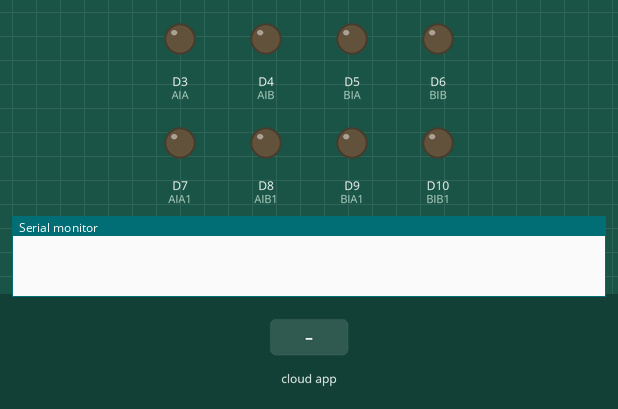
Simulated run of this sketch. Board: Arduino MKR. On the bench: output pins drawn as LEDs (lit = HIGH), the last lines printed to the serial monitor. The inputs (shaded band) are chosen by the test bench. WiFi joins after 1.5 s; servers stay silent unless stated.

Above: at 4.2 s.
4.3 s: the phone or cloud app sets forward to 1
At 4.9 s:
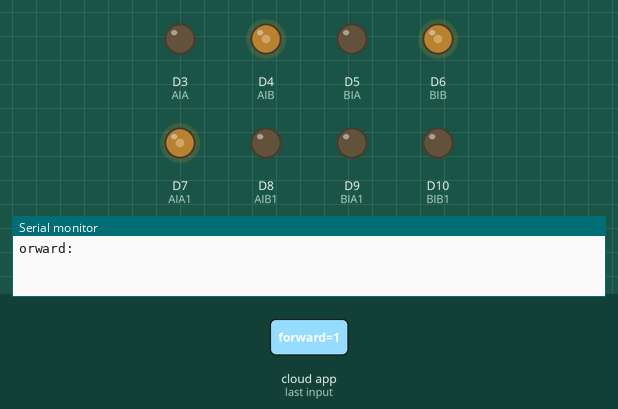
5.8 s: the phone or cloud app sets speed to 25
At 7.0 s:
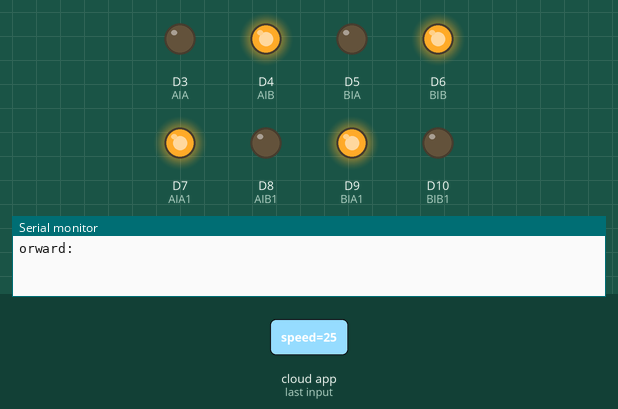
7.3 s: the phone or cloud app sets forward to 0
At 8.3 s:
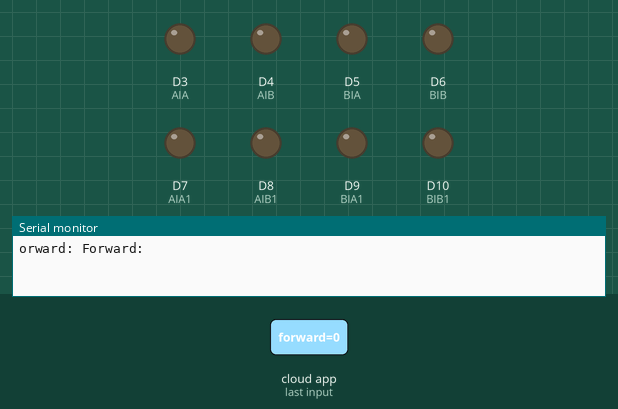
8.8 s: the phone or cloud app sets backward to 1
At 9.5 s:
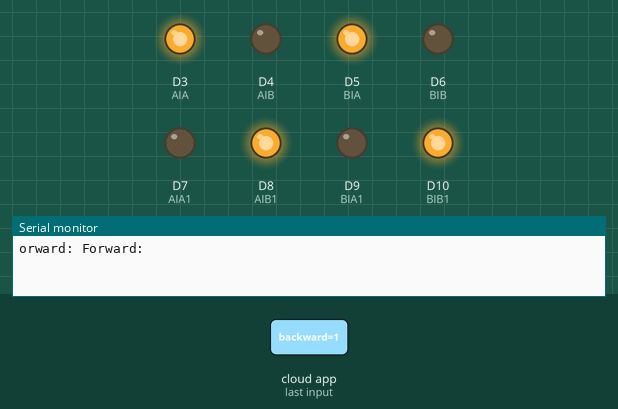
10.3 s: the phone or cloud app sets speed to 0
At 10.6 s:
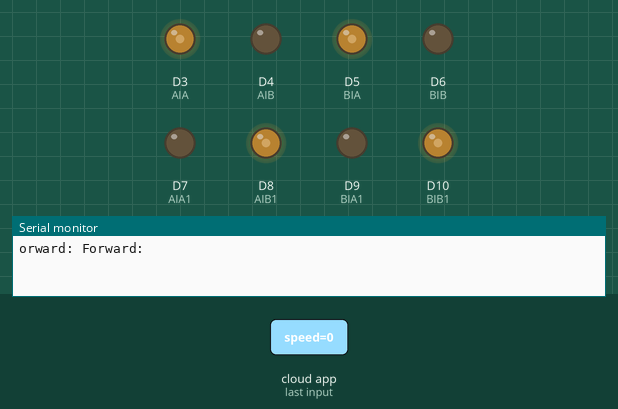
11.8 s: the phone or cloud app sets speed to 50
At 13.0 s:
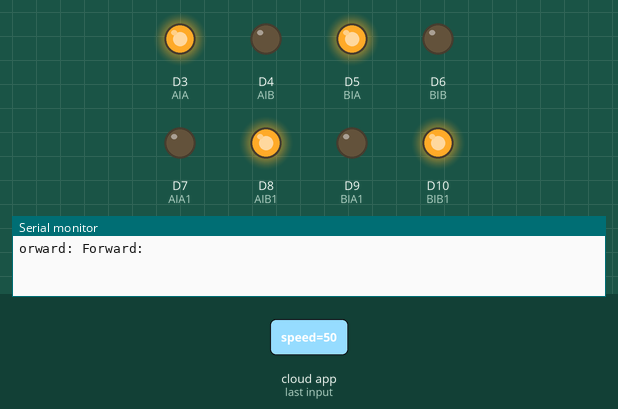
Timing chart, 0 to 14.3 s (numbered marks = the images above; inputs shaded):
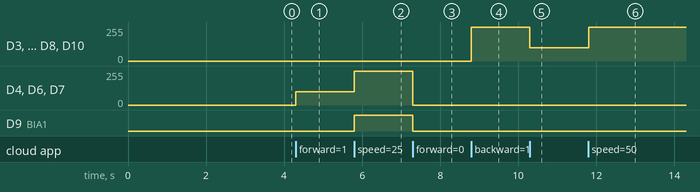

Measured:
- after the input at 4.3 s, D4 (AIB), D6 (BIB), D7 (AIA1): 0/255 → 100/255 at once
- after the input at 5.8 s, D4 (AIB), D6 (BIB), D7 (AIA1): 100/255 → 255/255 at once; D9 (BIA1): LOW → HIGH at once
- after the input at 7.3 s, D4 (AIB), D6 (BIB), D7 (AIA1): 255/255 → 0/255 at once; D9 (BIA1): HIGH → LOW at once
- after the input at 8.8 s, D3 (AIA), D5 (BIA), D8 (AIB1), D10 (BIB1): 0/255 → 255/255 at once
- after the input at 10.3 s, D3 (AIA), D5 (BIA), D8 (AIB1), D10 (BIB1): 255/255 → 100/255 at once
- after the input at 11.8 s, D3 (AIA), D5 (BIA), D8 (AIB1), D10 (BIB1): 100/255 → 255/255 at once

The sketch:

RC_car.ino
```cpp
#include "arduino_secrets.h"
/*
  Sketch generated by the Arduino IoT Cloud Thing "Untitled"
  https://create.arduino.cc/cloud/things/5b495e01-54aa-4565-aee7-4d26aba66950

  Arduino IoT Cloud Variables description

  The following variables are automatically generated and updated when changes are made to the Thing

  int speed;
  bool backward;
  bool forward;
  bool left;
  bool right;

  Variables which are marked as READ/WRITE in the Cloud Thing will also have functions
  which are called when their values are changed from the Dashboard.
  These functions are generated with the Thing and added at the end of this sketch.
*/


const int AIA = 3;
const int AIB = 4;
const int BIA = 5;
const int BIB = 6;
const int AIA1 = 7;
const int AIB1 = 8;
const int BIA1 = 9;
const int BIB1 = 10;


#include "thingProperties.h"

void setup() {
  // Initialize serial and wait for port to open:
  Serial.begin(9600);
  // This delay gives the chance to wait for a Serial Monitor without blocking if none is found
  delay(1500);

  // Defined in thingProperties.h
  initProperties();

  // Connect to Arduino IoT Cloud
  ArduinoCloud.begin(ArduinoIoTPreferredConnection);

  /*
     The following function allows you to obtain more information
     related to the state of network and IoT Cloud connection and errors
     the higher number the more granular information you’ll get.
     The default is 0 (only errors).
     Maximum is 4
 */
  setDebugMessageLevel(2);
  ArduinoCloud.printDebugInfo();


  pinMode(AIA, OUTPUT);
  pinMode(AIB, OUTPUT);
  pinMode(BIA, OUTPUT);
  pinMode(BIB, OUTPUT);
  pinMode(AIA1, OUTPUT);
  pinMode(AIB1, OUTPUT);
  pinMode(BIA1, OUTPUT);
  pinMode(BIB1, OUTPUT);

}

void bwd(int speed1){
  analogWrite(AIA, speed1);
  analogWrite(AIB, 0);
  analogWrite(BIA, speed1);
  analogWrite(BIB, 0);
  analogWrite(AIA1, 0);
  analogWrite(AIB1, speed1);
  analogWrite(BIA1, 0);
  analogWrite(BIB1, speed1);
}

void fwd(int speed1){
  analogWrite(AIA, 0);
  analogWrite(AIB, speed1);
  analogWrite(BIA, 0);
  analogWrite(BIB, speed1);
  analogWrite(AIA1, speed1);
  analogWrite(AIB1, 0);
  analogWrite(BIA1, speed1);
  analogWrite(BIB1, 0);
}

void rt(int speed1){
  analogWrite(AIA, 0);
  analogWrite(AIB, speed1);
  analogWrite(BIA, 0);
  analogWrite(BIB, speed1);
  analogWrite(AIA1, 0);
  analogWrite(AIB1, speed1);
  analogWrite(BIA1, 0);
  analogWrite(BIB1, speed1);
}

void lt(int speed1){
  analogWrite(AIA, speed1);
  analogWrite(AIB, 0);
  analogWrite(BIA, speed1);
  analogWrite(BIB, 0);
  analogWrite(AIA1, speed1);
  analogWrite(AIB1, 0);
  analogWrite(BIA1, speed1);
  analogWrite(BIB1, 0);
}
void stp(){
  analogWrite(AIA, 0);
  analogWrite(AIB, 0);
  analogWrite(BIA, 0);
  analogWrite(BIB, 0);
  analogWrite(AIA1, 0);
  analogWrite(AIB1, 0);
  analogWrite(BIA1, 0);
  analogWrite(BIB1, 0);
}

void loop() {
  ArduinoCloud.update();
  // Your code here
  int speed1 = map(speed, 0,10, 100,255);
  if(forward){
    fwd(speed1);
  }
  else if(backward){
    bwd(speed1);
  }
  else if(left){
    lt(speed1);
  }
  else if(right){
    rt(speed1);
  }
  else
  {
    stp();
  }


}

/*
  Since Forward is READ_WRITE variable, onForwardChange() is
  executed every time a new value is received from IoT Cloud.
*/
void onForwardChange()  {
  // Add your code here to act upon Forward change
  Serial.write("Forward: " + forward);
}

/*
  Since Backward is READ_WRITE variable, onBackwardChange() is
  executed every time a new value is received from IoT Cloud.
*/
void onBackwardChange()  {
  // Add your code here to act upon Backward change
}

/*
  Since Left is READ_WRITE variable, onLeftChange() is
  executed every time a new value is received from IoT Cloud.
*/
void onLeftChange()  {
  // Add your code here to act upon Left change
}

/*
  Since Right is READ_WRITE variable, onRightChange() is
  executed every time a new value is received from IoT Cloud.
*/
void onRightChange()  {
  // Add your code here to act upon Right change
}


/*
  Since Speed is READ_WRITE variable, onSpeedChange() is
  executed every time a new value is received from IoT Cloud.
*/
void onSpeedChange()  {
  // Add your code here to act upon Speed change
}
```

arduino_secrets.h
```cpp
#define SECRET_OPTIONAL_PASS "yourpassword"
#define SECRET_SSID "yourssid"
```

thingProperties.h
```cpp
// Code generated by Arduino IoT Cloud, DO NOT EDIT.

#include <ArduinoIoTCloud.h>
#include <Arduino_ConnectionHandler.h>

const char SSID[]     = SECRET_SSID;    // Network SSID (name)
const char PASS[]     = SECRET_OPTIONAL_PASS;    // Network password (use for WPA, or use as key for WEP)

void onSpeedChange();
void onBackwardChange();
void onForwardChange();
void onLeftChange();
void onRightChange();

int speed;
bool backward;
bool forward;
bool left;
bool right;

void initProperties(){

  ArduinoCloud.addProperty(speed, READWRITE, ON_CHANGE, onSpeedChange);
  ArduinoCloud.addProperty(backward, READWRITE, ON_CHANGE, onBackwardChange);
  ArduinoCloud.addProperty(forward, READWRITE, ON_CHANGE, onForwardChange);
  ArduinoCloud.addProperty(left, READWRITE, ON_CHANGE, onLeftChange);
  ArduinoCloud.addProperty(right, READWRITE, ON_CHANGE, onRightChange);


}

WiFiConnectionHandler ArduinoIoTPreferredConnection(SSID, PASS);
```
